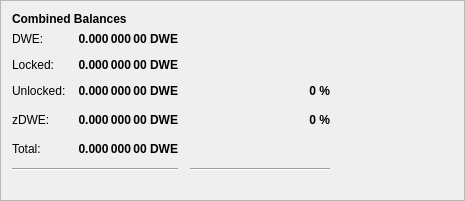
         <widget class="QFrame" name="frame_3">
          <property name="geometry">
           <rect>
            <x>0</x>
            <y>150</y>
            <width>465</width>
            <height>201</height>
           </rect>
          </property>
          <property name="frameShape">
           <enum>QFrame::StyledPanel</enum>
          </property>
          <property name="frameShadow">
           <enum>QFrame::Raised</enum>
          </property>
          <layout class="QVBoxLayout" name="verticalLayout_5">
           <item>
            <layout class="QHBoxLayout" name="horizontalLayout_5" stretch="0">
             <item>
              <widget class="QLabel" name="label_5z">
               <property name="maximumSize">
                <size>
                 <width>16777215</width>
                 <height>20</height>
                </size>
               </property>
               <property name="font">
                <font>
                 <weight>75</weight>
                 <bold>true</bold>
                </font>
               </property>
               <property name="toolTip">
                <string>Combined Balances (including unconfirmed and immature coins)</string>
               </property>
               <property name="text">
                <string>&lt;html&gt;&lt;head/&gt;&lt;body&gt;&lt;p&gt;Combined Balances&lt;/p&gt;&lt;/body&gt;&lt;/html&gt;</string>
               </property>
              </widget>
             </item>
            </layout>
           </item>
           <item>
            <layout class="QGridLayout" name="gridLayout_3">
             <property name="spacing">
              <number>12</number>
             </property>
             <item row="7" column="0" colspan="2">
              <widget class="Line" name="lineSpendableBalance_3">
               <property name="orientation">
                <enum>Qt::Horizontal</enum>
               </property>
              </widget>
             </item>
             <item row="7" column="2">
              <widget class="Line" name="lineWatchBalance_3">
               <property name="sizePolicy">
                <sizepolicy hsizetype="Preferred" vsizetype="Fixed">
                 <horstretch>0</horstretch>
                 <verstretch>0</verstretch>
                </sizepolicy>
               </property>
               <property name="minimumSize">
                <size>
                 <width>140</width>
                 <height>0</height>
                </size>
               </property>
               <property name="orientation">
                <enum>Qt::Horizontal</enum>
               </property>
              </widget>
             </item>
             <item row="4" column="1">
              <widget class="QLabel" name="labelzBalancez">
               <property name="font">
                <font>
                 <weight>75</weight>
                 <bold>true</bold>
                </font>
               </property>
               <property name="cursor">
                <cursorShape>IBeamCursor</cursorShape>
               </property>
               <property name="toolTip">
                <string>Total of transactions that have yet to be confirmed, and do not yet count toward the spendable balance</string>
               </property>
               <property name="text">
                <string notr="true">0.000 000 00 DWE</string>
               </property>
               <property name="alignment">
                <set>Qt::AlignRight|Qt::AlignTrailing|Qt::AlignVCenter</set>
               </property>
               <property name="textInteractionFlags">
                <set>Qt::LinksAccessibleByMouse|Qt::TextSelectableByKeyboard|Qt::TextSelectableByMouse</set>
               </property>
              </widget>
             </item>
             <item row="6" column="1">
              <widget class="QLabel" name="labelTotalz">
               <property name="font">
                <font>
                 <weight>75</weight>
                 <bold>true</bold>
                </font>
               </property>
               <property name="cursor">
                <cursorShape>IBeamCursor</cursorShape>
               </property>
               <property name="toolTip">
                <string>Total Balance, including unconfirmed and immature coins.</string>
               </property>
               <property name="text">
                <string notr="true">0.000 000 00 DWE</string>
               </property>
               <property name="alignment">
                <set>Qt::AlignRight|Qt::AlignTrailing|Qt::AlignVCenter</set>
               </property>
               <property name="textInteractionFlags">
                <set>Qt::LinksAccessibleByMouse|Qt::TextSelectableByKeyboard|Qt::TextSelectableByMouse</set>
               </property>
              </widget>
             </item>
             <item row="4" column="3">
              <spacer name="horizontalSpacer_6">
               <property name="orientation">
                <enum>Qt::Horizontal</enum>
               </property>
               <property name="sizeHint" stdset="0">
                <size>
                 <width>40</width>
                 <height>20</height>
                </size>
               </property>
              </spacer>
             </item>
             <item row="6" column="0">
              <widget class="QLabel" name="labelTotalTextz">
               <property name="text">
                <string>Total:</string>
               </property>
              </widget>
             </item>
             <item row="1" column="0">
              <widget class="QLabel" name="labelBalanceTextz">
               <property name="text">
                <string>DWE:</string>
               </property>
              </widget>
             </item>
             <item row="1" column="1">
              <widget class="QLabel" name="labelBalancez">
               <property name="font">
                <font>
                 <weight>75</weight>
                 <bold>true</bold>
                </font>
               </property>
               <property name="cursor">
                <cursorShape>IBeamCursor</cursorShape>
               </property>
               <property name="toolTip">
                <string>Your current spendable balance</string>
               </property>
               <property name="text">
                <string notr="true">0.000 000 00 DWE</string>
               </property>
               <property name="alignment">
                <set>Qt::AlignRight|Qt::AlignTrailing|Qt::AlignVCenter</set>
               </property>
               <property name="textInteractionFlags">
                <set>Qt::LinksAccessibleByMouse|Qt::TextSelectableByKeyboard|Qt::TextSelectableByMouse</set>
               </property>
              </widget>
             </item>
             <item row="4" column="0">
              <widget class="QLabel" name="labelzBalanceTextz">
               <property name="toolTip">
                <string/>
               </property>
               <property name="text">
                <string>zDWE:</string>
               </property>
              </widget>
             </item>
             <item row="4" column="2">
              <widget class="QLabel" name="labelzDWEPercent">
               <property name="font">
                <font>
                 <weight>75</weight>
                 <bold>true</bold>
                </font>
               </property>
               <property name="toolTip">
                <string>Current percentage of zDWE.
If AutoMint is enabled this percentage will settle around the configured AutoMint percentage (default = 10%)</string>
               </property>
               <property name="text">
                <string>0 %</string>
               </property>
               <property name="alignment">
                <set>Qt::AlignRight|Qt::AlignTrailing|Qt::AlignVCenter</set>
               </property>
              </widget>
             </item>
             <item row="6" column="2">
              <widget class="QLabel" name="label100Percent">
               <property name="text">
                <string/>
               </property>
               <property name="alignment">
                <set>Qt::AlignRight|Qt::AlignTrailing|Qt::AlignVCenter</set>
               </property>
              </widget>
             </item>
             <item row="2" column="1">
              <widget class="QLabel" name="labelLockedBalance">
               <property name="font">
                <font>
                 <weight>75</weight>
                 <bold>true</bold>
                </font>
               </property>
               <property name="toolTip">
                <string>Locked DWE or Masternode collaterals. These are excluded from zDWE minting.</string>
               </property>
               <property name="text">
                <string>0.000 000 00 DWE</string>
               </property>
               <property name="alignment">
                <set>Qt::AlignRight|Qt::AlignTrailing|Qt::AlignVCenter</set>
               </property>
              </widget>
             </item>
             <item row="2" column="0">
              <widget class="QLabel" name="labelLockedBalanceText">
               <property name="toolTip">
                <string>Locked DWE or Masternode collaterals. These are excluded from zDWE minting.</string>
               </property>
               <property name="text">
                <string>Locked:</string>
               </property>
              </widget>
             </item>
             <item row="3" column="0">
              <widget class="QLabel" name="labelUnLockedBalanceText">
               <property name="toolTip">
                <string>Unlocked DWEs. These can be used for zDWE minting.</string>
               </property>
               <property name="text">
                <string>Unlocked:</string>
               </property>
              </widget>
             </item>
             <item row="3" column="1">
              <widget class="QLabel" name="labelUnLockedBalance">
               <property name="font">
                <font>
                 <weight>75</weight>
                 <bold>true</bold>
                </font>
               </property>
               <property name="toolTip">
                <string>Unlocked DWEs. These can be used for zDWE minting.</string>
               </property>
               <property name="text">
                <string>0.000 000 00 DWE</string>
               </property>
               <property name="alignment">
                <set>Qt::AlignRight|Qt::AlignTrailing|Qt::AlignVCenter</set>
               </property>
              </widget>
             </item>
             <item row="3" column="2">
              <widget class="QLabel" name="labelDWEPercent">
               <property name="font">
                <font>
                 <weight>75</weight>
                 <bold>true</bold>
                </font>
               </property>
               <property name="text">
                <string>0 %</string>
               </property>
               <property name="alignment">
                <set>Qt::AlignRight|Qt::AlignTrailing|Qt::AlignVCenter</set>
               </property>
              </widget>
             </item>
            </layout>
           </item>
           <item>
            <spacer name="verticalSpacer">
             <property name="orientation">
              <enum>Qt::Vertical</enum>
             </property>
             <property name="sizeHint" stdset="0">
              <size>
               <width>20</width>
               <height>40</height>
              </size>
             </property>
            </spacer>
           </item>
          </layout>
         </widget>
